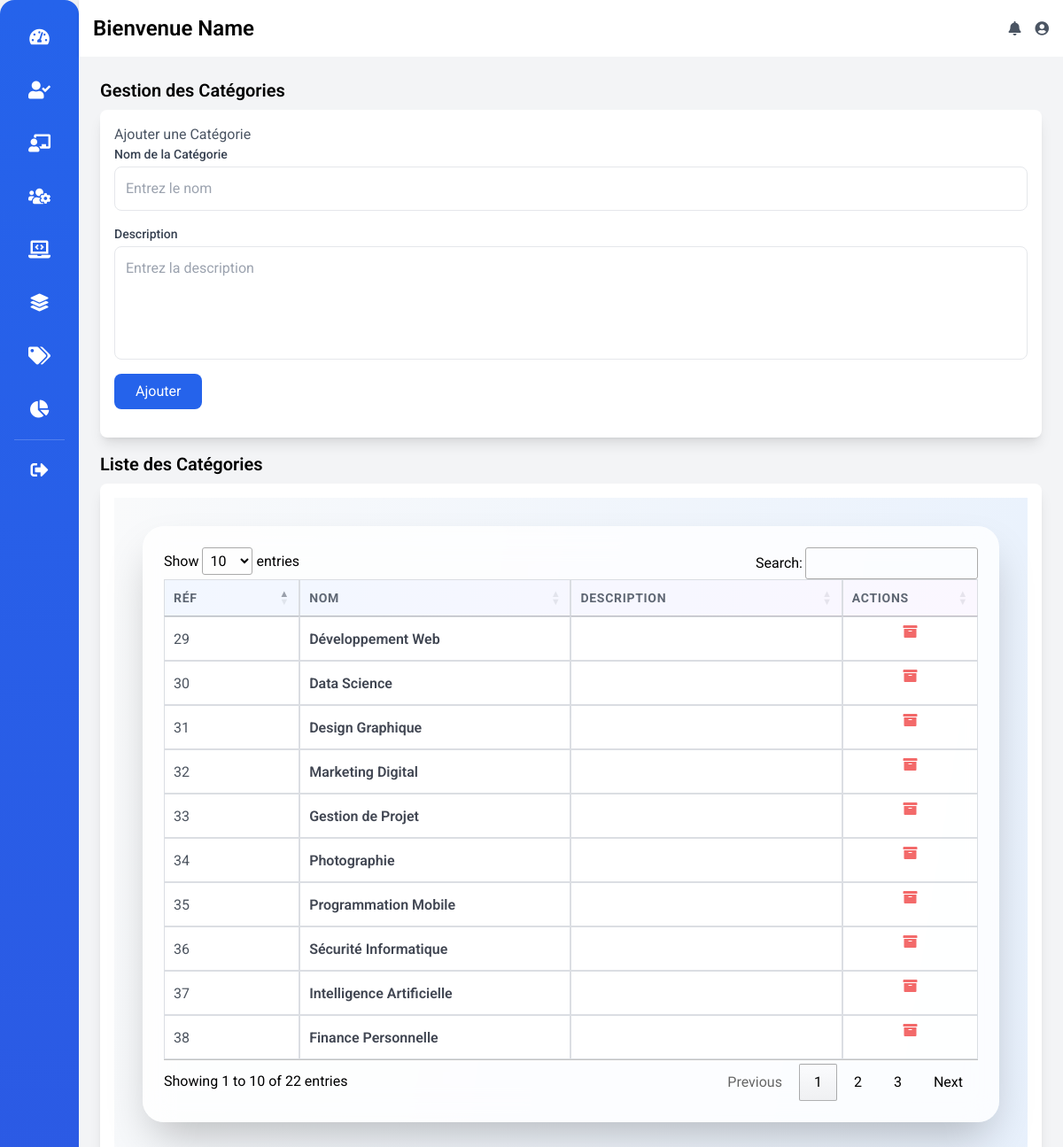
Screenshot of /pages/espaceAdmin/categorie.php with the database file from the repository.
### tables this page shows
CREATE TABLE IF NOT EXISTS `categories` (
  `id_categorie` int NOT NULL AUTO_INCREMENT,
  `name` varchar(255) NOT NULL,
  `created_at` datetime DEFAULT CURRENT_TIMESTAMP,
  `archived` tinyint(1) DEFAULT '0',
  `description` varchar(255) DEFAULT NULL,
  PRIMARY KEY (`id_categorie`)
);

### autoloader.php (called while the page is built, shortened)
<?php
spl_autoload_register(function ($class) {
    $file = __DIR__ . '/' . str_replace('\\', '/', $class) . '.php';
});

### classes/Categorie.php (called while the page is built, shortened)
<?php
class Categorie {
    private ?DataBaseManager $db;
public function __construct(?DataBaseManager $db , ?int $id_categorie=0 , ?string $name=null , ?string $description=null  , ?int $archived=null)
{
    $this->db=$db ;
    $this->id_categorie=$id_categorie;
    $this->name = $name ;
}
public function __get($att) {
    return $this->$att;
}
public function getAll(): array {
    $results = $this->db->selectAll("categories");
    $categories = [];
    if ($results) {
        foreach ($results as $result) {
            $categories[] = new Categorie(null, $result->id_categorie, $result->name, $result->description, $result->archived);
        }
    }
    return $categories;
}
}

### config/DataBaseManager.php (called while the page is built, shortened)
<?php
class DataBaseManager
{
    private PDO $connection;
    public function __construct()
    {
        $db = Database::getInstance();
        $this->connection = $db->getConnection();
    }
    public function selectAll(string $table): array |bool
    {
        $query = "SELECT * FROM $table where archived = 0  order by created_at desc ";
        $stmt = $this->connection->prepare($query);
        if ($stmt->execute()) {
            return $stmt->fetchAll(PDO::FETCH_OBJ);
        } else {
            return false;
        }
    }
}

### config/DataBase.php (called while the page is built, shortened)
<?php
class Database
{
    private $connection;
    private static $instance = null;
    private $host = 'localhost';
    private $dbname = 'youdemy_croise';
    private $username = 'root';
    private $password = '';
    private function __construct()
    {
        try {
            $this->connection = new PDO("mysql:host=$this->host;dbname=$this->dbname", $this->username, $this->password );
            $this->connection->setAttribute(PDO::ATTR_ERRMODE, PDO::ERRMODE_EXCEPTION);
        } catch (PDOException $e) {
           die("Erreur de connexion à la base de données : " . $e->getMessage());
            exit();
        }
    }
    public static function getInstance()
    {
        if (self::$instance === null) {
            self::$instance = new self();
        }
        return self::$instance;
    }
    public function getConnection()
    {
        return $this->connection;
    }
}

### pages/espaceAdmin/categorie.php (the view, shortened to what this page needs)
<?php
require_once $_SERVER['DOCUMENT_ROOT'] . '/youdemy/autoloader.php';
$dbManager = new DatabaseManager();
function afficher($dbManager)
{
    try {
        $categorie = new Categorie($dbManager);
        $categories = $categorie->getAll();
        echo "<div class='min-h-screen bg-gradient-to-br from-gray-50 to-blue-100 p-8'>
                <div class='container mx-auto'>
                    <div class='bg-white/80 backdrop-blur-lg rounded-3xl shadow-2xl overflow-hidden p-6'>";
        if (!empty($categories)) {
            echo "<table id='DataTable' class='w-full'>
                    <thead class='bg-gradient-to-r from-blue-50 to-purple-50'>
                        <tr>
                            <th class='w-1/6 px-6 py-4 text-left text-sm font-bold text-gray-700 uppercase tracking-wider'>Réf</th>
                            <th class='w-1/3 px-6 py-4 text-left text-sm font-bold text-gray-700 uppercase tracking-wider'>Nom</th>
                            <th class='w-1/3 px-6 py-4 text-left text-sm font-bold text-gray-700 uppercase tracking-wider'>Description</th>
                            <th class='w-1/6 px-6 py-4 text-center text-sm font-bold text-gray-700 uppercase tracking-wider'>Actions</th>
                        </tr>
                    </thead>
                    <tbody>";
            foreach ($categories as $objet) {
                echo "<tr class='border-b border-gray-100 hover:bg-blue-50/50 transition duration-300'>
                        <td class='px-6 py-4 text-gray-800'>{$objet->id_categorie}</td>
                        <td class='px-6 py-4'>
                            <div class='font-semibold text-gray-900'>{$objet->name}</div>
                        </td>
                        <td class='px-6 py-4 text-gray-600'>{$objet->description}</td>
                        <td class='px-6 py-4 text-center'>
                            <form action='' method='post' class='flex justify-center'>
                                <input type='hidden' name='id_categorie' value='{$objet->id_categorie}'>
                                <button type='submit' name='archive' value='{$objet->id_categorie}'
                                    class='text-red-500 hover:text-red-700 transform hover:scale-125 transition'
                                    title='Archiver la catégorie'>
                                    <i class='fas fa-archive'></i>
                                </button>
                            </form>
                        </td>
                    </tr>";
            }
            echo "</tbody>
                </table>";
        } else {
            echo "<p class='text-center text-gray-500 py-6'>Aucune catégorie trouvée.</p>";
        }
        echo "  </div>
            </div>
        </div>";
    } catch (Exception $e) {
        echo "<div class='bg-red-100 border border-red-400 text-red-700 px-4 py-3 rounded relative' role='alert'>
                <strong class='font-bold'>Erreur : </strong>
                <span class='block sm:inline'>" . htmlspecialchars($e->getMessage()) . "</span>
              </div>";
    }
}
?>
<section class="mb-4">
    <h3 class="text-xl font-semibold mb-2">Gestion des Catégories</h3>
    <div class="bg-white p-4 rounded-lg shadow-lg">
        <p class="text-gray-600">Ajouter une Catégorie</p>
        <form method="POST" action="">
            <div class="space-y-4">
                <div>
                    <label for="name" class="block text-sm font-medium text-gray-700 mb-1">Nom de la Catégorie</label>
                    <input type="text" id="name" name="name" class="w-full p-3 border rounded-lg" placeholder="Entrez le nom">
                </div>
                <div>
                    <label for="description" class="block text-sm font-medium text-gray-700 mb-1">Description</label>
                    <textarea id="description" name="description" class="w-full h-32 p-3 border rounded-lg resize-none" placeholder="Entrez la description"></textarea>
                </div>
                <div>
                    <button type="submit" name="add" class="bg-blue-600 text-white px-6 py-2 rounded-lg hover:bg-blue-700">
                        Ajouter
                    </button>
                </div>
            </div>
        </form>
    </div>
</section>
<section class="mb-4">
    <h3 class="text-xl font-semibold mb-2">Liste des Catégories</h3>
    <div class="bg-white p-4 rounded-lg shadow-lg">
        <?php afficher($dbManager); ?>
    </div>
</section>
<?php
$content = ob_get_clean();
include('layout.php');
?>

### pages/espaceAdmin/layout.php (shortened to what this page needs)
<?php
require_once $_SERVER['DOCUMENT_ROOT'] . '/youdemy/autoloader.php';
?>
<html lang="en">
<head>
    <script src="https://cdn.tailwindcss.com"></script>
    <link rel="stylesheet" href="https://cdnjs.cloudflare.com/ajax/libs/font-awesome/5.15.3/css/all.min.css">
    <script src="https://cdn.tailwindcss.com"></script>
    <link rel="stylesheet" type="text/css" href="https://cdn.datatables.net/1.13.5/css/jquery.dataTables.min.css" />
    <link rel="stylesheet" href="../../src/css/style.css">
    <link rel="stylesheet" href="https://cdn.jsdelivr.net/npm/sweetalert2@11/dist/sweetalert2.min.css">
</head>
<body class="bg-gray-100">
    <div class="flex h-screen">
        <nav class="bg-gradient-to-b from-blue-600 to-indigo-700 shadow-2xl rounded-2xl p-4 space-y-2">
            <a href="dashboard.php" class="group relative flex items-center justify-center py-3 px-4 rounded-lg transition duration-300 hover:bg-white/20 hover:scale-105">
                <i class="fas fa-tachometer-alt text-white text-xl relative z-10 transform group-hover:rotate-12"></i>
            </a>
            <a href="approvedTeacher.php" class="group relative flex items-center justify-center py-3 px-4 rounded-lg transition duration-300 hover:bg-white/20 hover:scale-105">
                <i class="fas fa-user-check text-white text-xl relative z-10 transform group-hover:rotate-12"></i>
            </a>
            <a href="gereTeacher.php" class="group relative flex items-center justify-center py-3 px-4 rounded-lg transition duration-300 hover:bg-white/20 hover:scale-105">
                <i class="fas fa-chalkboard-teacher text-white text-xl relative z-10 transform group-hover:rotate-12"></i>
            </a>
            <a href="gereStudent.php" class="group relative flex items-center justify-center py-3 px-4 rounded-lg transition duration-300 hover:bg-white/20 hover:scale-105">
                <i class="fas fa-users-cog text-white text-xl relative z-10 transform group-hover:rotate-12"></i>
            </a>
            <a href="courses.php" class="group relative flex items-center justify-center py-3 px-4 rounded-lg transition duration-300 hover:bg-white/20 hover:scale-105">
                <i class="fas fa-laptop-code text-white text-xl relative z-10 transform group-hover:rotate-12"></i>
            </a>
            <a href="categorie.php" class="group relative flex items-center justify-center py-3 px-4 rounded-lg transition duration-300 hover:bg-white/20 hover:scale-105">
                <i class="fas fa-layer-group text-white text-xl relative z-10 transform group-hover:rotate-12"></i>
            </a>
            <a href="tags.php" class="group relative flex items-center justify-center py-3 px-4 rounded-lg transition duration-300 hover:bg-white/20 hover:scale-105">
                <i class="fas fa-tags text-white text-xl relative z-10 transform group-hover:rotate-12"></i>
            </a>
            <a href="static.php" class="group relative flex items-center justify-center py-3 px-4 rounded-lg transition duration-300 hover:bg-white/20 hover:scale-105">
                <i class="fas fa-chart-pie text-white text-xl relative z-10 transform group-hover:rotate-12"></i>
            </a>
            <div class="border-t border-white/20 my-2"></div>
            <a href="logout.php" class="group relative flex items-center justify-center py-3 px-4 rounded-lg transition duration-300 hover:bg-red-500/20 hover:scale-105">
                <i class="fas fa-sign-out-alt text-white text-xl relative z-10 transform group-hover:rotate-12 group-hover:text-red-500"></i>
            </a>
        </nav>
        <div class="flex-1 flex flex-col">
            <header class="bg-white shadow py-4 px-4 flex justify-between items-center">
                <div>
                    <h2 class="text-2xl font-semibold"> Bienvenue Name </h2>
                </div>
                <div class="flex items-center space-x-4">
                    <button class="text-gray-600">
                        <i class="fas fa-bell"></i>
                    </button>
                    <button class="text-gray-600">
                        <i class="fas fa-user-circle"></i>
                    </button>
                </div>
            </header>
            <main class="flex-1 bg-gray-100 p-6">
                <?php
                echo isset($content) ? $content : '<p>Bienvenue sur le site de réservation de voyages.</p>';
                ?>
            </main>
        </div>
    </div>
</body>
</html>

### src/css/style.css (style rules this page uses)
table { background:#fff; opacity: 0.8; width:95% ; border-collapse : collapse ; text-align : left ; }
thead { background-color:#f3f4f6; ; }
th , td { padding: 12px; border : 1px solid #d1d5db ; }
th { font-weight: bold; color: #283344; }
td { color: #38475d; }

### pages/espaceAdmin/layout.php (style rules this page uses)
body { font-family: 'Roboto', sans-serif; }

### rows the page displays
categories: id_categorie "29", name "Développement Web"
categories: id_categorie "30", name "Data Science"
categories: id_categorie "31", name "Design Graphique"
categories: id_categorie "32", name "Marketing Digital"
categories: id_categorie "33", name "Gestion de Projet"
categories: id_categorie "34", name "Photographie"
categories: id_categorie "35", name "Programmation Mobile"
categories: id_categorie "36", name "Sécurité Informatique"
categories: id_categorie "37", name "Intelligence Artificielle"
categories: id_categorie "38", name "Finance Personnelle"
